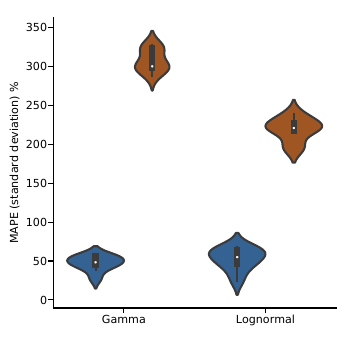

Write the Python code that produced this figure.

import matplotlib
#matplotlib.use('TkAgg')
import matplotlib.pyplot as plt
import matplotlib.patches as patches
import matplotlib.gridspec as gridspec
import numpy as np
import scipy.optimize as optimize
import csv
import scipy.stats as stats 
import pandas as pd
import seaborn as sns
#############################################################
# SETTINGS/PARAMETERS FOR HOW THE GRAPH LOOKS
#############################################################

# Axes titles
matplotlib.rcParams['axes.labelsize']  = 8
# Numbers on each axis
matplotlib.rcParams['ytick.labelsize']  = 8
matplotlib.rcParams['xtick.labelsize']  = 8
# Space between axis and number
matplotlib.rcParams['ytick.major.pad']  = 0.8
matplotlib.rcParams['ytick.minor.pad']  = 0.8
matplotlib.rcParams['xtick.major.pad']  = 1.5
matplotlib.rcParams['xtick.minor.pad']  = 1.5
matplotlib.rcParams['ytick.direction']  = 'out'
matplotlib.rcParams['xtick.direction']  = 'out'
# Lines around the graph
matplotlib.rcParams['axes.spines.left']   = True
matplotlib.rcParams['axes.spines.bottom'] = True
matplotlib.rcParams['axes.spines.top']    = False
matplotlib.rcParams['axes.spines.right']  = False
# Make text editable in Adobe Illustrator
matplotlib.rcParams['pdf.fonttype']          = 42 

# Colour maps to use for the genetic diagrams
# https://personal.sron.nl/~pault/
cmap = {}
cmap['vl_purple'] = (214/255.0, 193/255.0, 222/255.0)
cmap['l_purple']  = (177/255.0, 120/255.0, 166/255.0)
cmap['purple']    = (136/255.0,  46/255.0, 114/255.0)
cmap['blue']      = ( 25/255.0, 101/255.0, 176/255.0)
cmap['l_blue']    = ( 82/255.0, 137/255.0, 199/255.0)
cmap['vl_blue']   = (123/255.0, 175/255.0, 222/255.0)
cmap['green']     = ( 78/255.0, 178/255.0, 101/255.0)
cmap['l_green']   = (144/255.0, 201/255.0, 135/255.0)
cmap['vl_green']  = (202/255.0, 224/255.0, 171/255.0)
cmap['yellow']    = (247/255.0, 238/255.0,  85/255.0)
cmap['vl_orange'] = (246/255.0, 193/255.0,  65/255.0)
cmap['l_orange']  = (241/255.0, 147/255.0,  45/255.0)
cmap['orange']    = (232/255.0,  96/255.0,  28/255.0)
cmap['red']       = (220/255.0,   5/255.0,  12/255.0)
cmap['grey']      = (119/255.0, 119/255.0, 119/255.0)
cmap['vl_grey']   = (230/255.0, 230/255.0, 230/255.0)

error_kw = {'capsize': 5, 'capthick': 1, 'ecolor': 'black'}


d_var = {'MAPE': [56.51961891, 50.47877742, 46.13735704,
       56.41471139, 48.30979619, 39.03006257,
       56.08137685, 44.53477141, 27.01354216]+[287.74453306, 298.1863082 , 298.21313797,299.7961364 , 300.44014621, 311.36703739,
       324.08161946, 323.83104867, 327.57942772]+[67.89211699, 64.24130949, 63.92732816]+[60.43748406, 50.92945822, 46.84127056]+[54.94239969, 39.2380389 , 24.5262507 ]+[195.21194215, 232.21351093, 238.5230456 ]+[219.98637949, 221.72468045, 217.98143615]+[226.76576441, 196.59937264, 221.02871965], 'distribution': ['Gamma']*18+['Lognormal']*18,'inference':['ML']*9+['MOM']*9+['ML']*9+['MOM']*9}
df_var = pd.DataFrame(data=d_var)



# Create the figure
fig = plt.figure(figsize=(11.7,8.3))
gs = gridspec.GridSpec(1, 1)
ax = plt.subplot(gs[0])
my_pal = {"ML": "#2463A3", "MOM": "#B5520E"}
ax=sns.violinplot(x="distribution", y="MAPE", hue="inference",
                 data=df_var, palette=my_pal)


ax.set_ylabel('MAPE (standard deviation) %')    
ax.set_xlabel('')
# my_pal = ['#2463A3', '#B5520E','#2463A3', '#B5520E']
# INF=['ML','MOM','ML','MOM']
# color_dict = dict(zip(INF, my_pal ))

# for i in range(0,4):
#     mybox = ax.artists[i]
#     mybox.set_facecolor(color_dict[INF[i]])

ax.get_legend().remove()

sns.despine()

width=3.54
height=3.54
fig.set_size_inches(width, height)

plt.subplots_adjust(hspace=.0 , wspace=.00, left=.15, right=.95, top=.95, bottom=.13)
plt.show()

fig.savefig('gamma-log.pdf', transparent=True)
plt.close('all')

#############################################################
